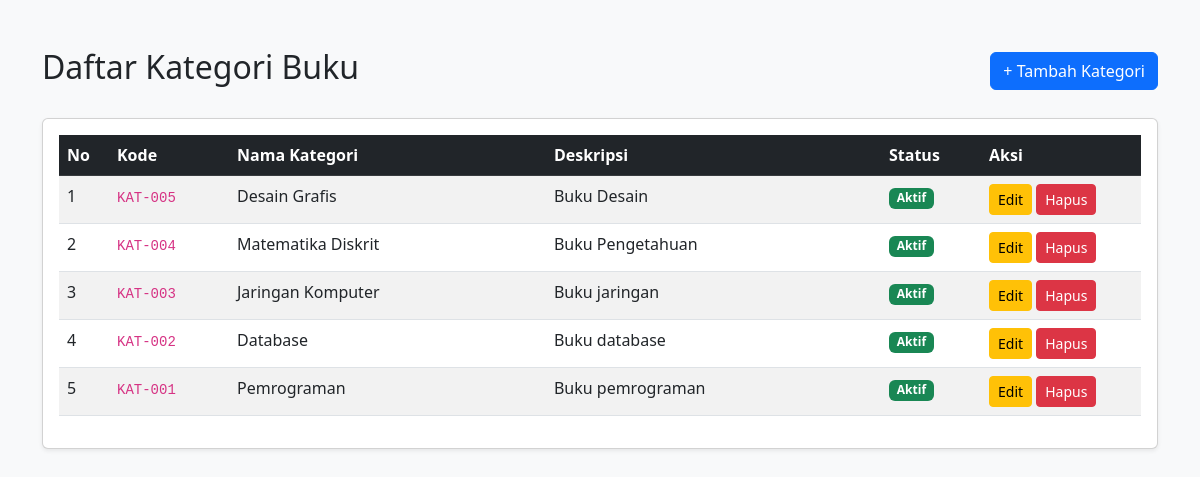
The app's page /UTS_60324071/index.php, older data.
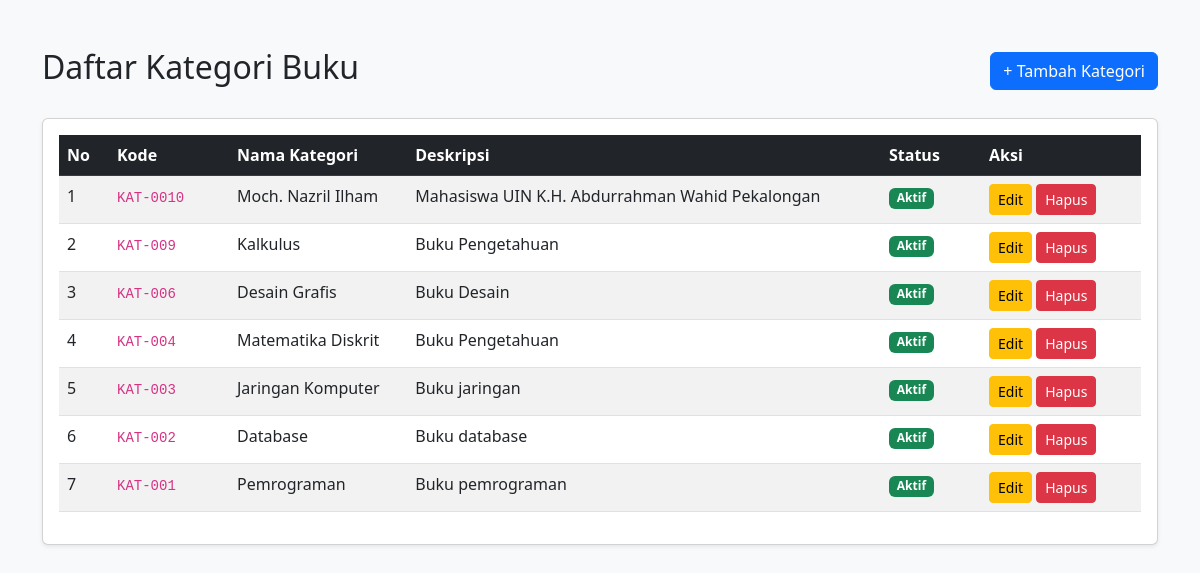
The same page, newer data.
### tables this page shows
CREATE TABLE `kategori` (
  `id_kategori` int NOT NULL,
  `kode_kategori` varchar(10) NOT NULL,
  `nama_kategori` varchar(50) NOT NULL,
  `deskripsi` text,
  `status` enum('Aktif','Nonaktif') DEFAULT 'Aktif',
  `created_at` timestamp NULL DEFAULT CURRENT_TIMESTAMP
);

### UTS_60324071/index.php (the view, shortened to what this page needs)
<!DOCTYPE html>
<html lang="id">
<head>
    <link href="https://cdn.jsdelivr.net/npm/bootstrap@5.3.0/dist/css/bootstrap.min.css" rel="stylesheet">
</head>
<body class="bg-light">
    <?php
    require_once 'config/database.php';
    $stmt = $conn->prepare("SELECT * FROM kategori ORDER BY id_kategori DESC");
    $stmt->execute();
    $result = $stmt->get_result();
    ?>
    <div class="container mt-5">
        <div class="d-flex justify-content-between align-items-center mb-4">
            <h2>Daftar Kategori Buku</h2>
            <a href="create.php" class="btn btn-primary">+ Tambah Kategori</a>
        </div>
        <div class="card shadow-sm">
            <div class="card-body">
                <table class="table table-striped table-hover">
                    <thead class="table-dark">
                        <tr>
                            <th width="50">No</th>
                            <th width="120">Kode</th>
                            <th>Nama Kategori</th>
                            <th>Deskripsi</th>
                            <th width="100">Status</th>
                            <th width="160">Aksi</th>
                        </tr>
                    </thead>
                    <tbody>
                        <?php if ($result->num_rows > 0): ?>
                            <?php $no = 1; ?>
                            <?php while ($row = $result->fetch_assoc()): ?>
                                <tr>
                                    <td><?= $no++ ?></td>
                                    <td><code><?= htmlspecialchars($row['kode_kategori']) ?></code></td>
                                    <td><?= htmlspecialchars($row['nama_kategori']) ?></td>
                                    <td><?= htmlspecialchars($row['deskripsi'] ?? '-') ?></td>
                                    <td>
                                        <?php if ($row['status'] == 'Aktif'): ?>
                                            <span class="badge bg-success">Aktif</span>
                                        <?php else: ?>
                                            <span class="badge bg-danger">Nonaktif</span>
                                        <?php endif; ?>
                                    </td>
                                    <td>
                                        <a href="edit.php?id=<?= $row['id_kategori'] ?>" class="btn btn-warning btn-sm">Edit</a>
                                        <button onclick="confirmDelete(<?= $row['id_kategori'] ?>)" class="btn btn-danger btn-sm">Hapus</button>
                                    </td>
                                </tr>
                            <?php endwhile; ?>
                        <?php else: ?>
                            <tr>
                                <td colspan="6" class="text-center text-muted py-4">Belum ada data kategori.</td>
                            </tr>
                        <?php endif; ?>
                    </tbody>
                </table>
            </div>
        </div>
    </div>
</body>
</html>

Row changes from the older to the newer data that the page shows:
added kategori: kode_kategori "KAT-0010", nama_kategori "Moch. Nazril Ilham", deskripsi "Mahasiswa UIN K.H. Abdurrahman Wahid Pekalongan", status "Aktif"
added kategori: kode_kategori "KAT-009", nama_kategori "Kalkulus", deskripsi "Buku Pengetahuan", status "Aktif"
changed kategori "Desain Grafis": kode_kategori "KAT-005" → "KAT-006"
